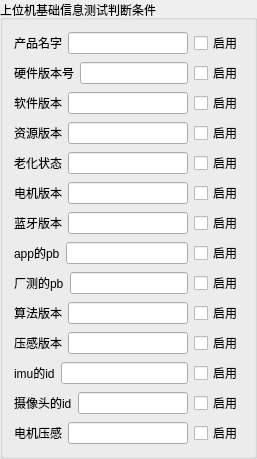
        <widget class="QGroupBox" name="mainWidget">
         <property name="title">
          <string>上位机基础信息测试判断条件</string>
         </property>
         <layout class="QVBoxLayout" name="verticalLayoutMain">
          <item>
           <layout class="QHBoxLayout" name="layoutProductName">
            <item>
             <widget class="QLabel" name="labelProductName">
              <property name="text">
               <string>产品名字</string>
              </property>
             </widget>
            </item>
            <item>
             <widget class="QLineEdit" name="lineEdit_ProductName"/>
            </item>
            <item>
             <widget class="QCheckBox" name="checkBox_ProductName">
              <property name="text">
               <string>启用</string>
              </property>
             </widget>
            </item>
           </layout>
          </item>
          <item>
           <layout class="QHBoxLayout" name="layoutHardwareVersion">
            <item>
             <widget class="QLabel" name="labelHardwareVersion">
              <property name="text">
               <string>硬件版本号</string>
              </property>
             </widget>
            </item>
            <item>
             <widget class="QLineEdit" name="lineEdit_HardwareVersion"/>
            </item>
            <item>
             <widget class="QCheckBox" name="checkBox_HardwareVersion">
              <property name="text">
               <string>启用</string>
              </property>
             </widget>
            </item>
           </layout>
          </item>
          <item>
           <layout class="QHBoxLayout" name="layoutSoftwareVersion">
            <item>
             <widget class="QLabel" name="labelSoftwareVersion">
              <property name="text">
               <string>软件版本</string>
              </property>
             </widget>
            </item>
            <item>
             <widget class="QLineEdit" name="lineEdit_SoftwareVersion"/>
            </item>
            <item>
             <widget class="QCheckBox" name="checkBox_SoftwareVersion">
              <property name="text">
               <string>启用</string>
              </property>
             </widget>
            </item>
           </layout>
          </item>
          <item>
           <layout class="QHBoxLayout" name="layoutResourceVersion">
            <item>
             <widget class="QLabel" name="labelResourceVersion">
              <property name="text">
               <string>资源版本</string>
              </property>
             </widget>
            </item>
            <item>
             <widget class="QLineEdit" name="lineEdit_ResourceVersion"/>
            </item>
            <item>
             <widget class="QCheckBox" name="checkBox_ResourceVersion">
              <property name="text">
               <string>启用</string>
              </property>
             </widget>
            </item>
           </layout>
          </item>
          <item>
           <layout class="QHBoxLayout" name="layoutAgingStatus">
            <item>
             <widget class="QLabel" name="labelAgingStatus">
              <property name="text">
               <string>老化状态</string>
              </property>
             </widget>
            </item>
            <item>
             <widget class="QLineEdit" name="lineEdit_AgingStatus"/>
            </item>
            <item>
             <widget class="QCheckBox" name="checkBox_AgingStatus">
              <property name="text">
               <string>启用</string>
              </property>
             </widget>
            </item>
           </layout>
          </item>
          <item>
           <layout class="QHBoxLayout" name="layoutMotorVersion">
            <item>
             <widget class="QLabel" name="labelMotorVersion">
              <property name="text">
               <string>电机版本</string>
              </property>
             </widget>
            </item>
            <item>
             <widget class="QLineEdit" name="lineEdit_MotorVersion"/>
            </item>
            <item>
             <widget class="QCheckBox" name="checkBox_MotorVersion">
              <property name="text">
               <string>启用</string>
              </property>
             </widget>
            </item>
           </layout>
          </item>
          <item>
           <layout class="QHBoxLayout" name="layoutBluetoothVersion">
            <item>
             <widget class="QLabel" name="labelBluetoothVersion">
              <property name="text">
               <string>蓝牙版本</string>
              </property>
             </widget>
            </item>
            <item>
             <widget class="QLineEdit" name="lineEdit_BluetoothVersion"/>
            </item>
            <item>
             <widget class="QCheckBox" name="checkBox_BluetoothVersion">
              <property name="text">
               <string>启用</string>
              </property>
             </widget>
            </item>
           </layout>
          </item>
          <item>
           <layout class="QHBoxLayout" name="layoutAppPB">
            <item>
             <widget class="QLabel" name="labelAppPB">
              <property name="text">
               <string>app的pb</string>
              </property>
             </widget>
            </item>
            <item>
             <widget class="QLineEdit" name="lineEdit_AppPB"/>
            </item>
            <item>
             <widget class="QCheckBox" name="checkBox_AppPB">
              <property name="text">
               <string>启用</string>
              </property>
             </widget>
            </item>
           </layout>
          </item>
          <item>
           <layout class="QHBoxLayout" name="layoutFactoryPB">
            <item>
             <widget class="QLabel" name="labelFactoryPB">
              <property name="text">
               <string>厂测的pb</string>
              </property>
             </widget>
            </item>
            <item>
             <widget class="QLineEdit" name="lineEdit_FactoryPB"/>
            </item>
            <item>
             <widget class="QCheckBox" name="checkBox_FactoryPB">
              <property name="text">
               <string>启用</string>
              </property>
             </widget>
            </item>
           </layout>
          </item>
          <item>
           <layout class="QHBoxLayout" name="layoutAlgorithmVersion">
            <item>
             <widget class="QLabel" name="labelAlgorithmVersion">
              <property name="text">
               <string>算法版本</string>
              </property>
             </widget>
            </item>
            <item>
             <widget class="QLineEdit" name="lineEdit_AlgorithmVersion"/>
            </item>
            <item>
             <widget class="QCheckBox" name="checkBox_AlgorithmVersion">
              <property name="text">
               <string>启用</string>
              </property>
             </widget>
            </item>
           </layout>
          </item>
          <item>
           <layout class="QHBoxLayout" name="layoutPressureVersion">
            <item>
             <widget class="QLabel" name="labelPressureVersion">
              <property name="text">
               <string>压感版本</string>
              </property>
             </widget>
            </item>
            <item>
             <widget class="QLineEdit" name="lineEdit_PressureVersion"/>
            </item>
            <item>
             <widget class="QCheckBox" name="checkBox_PressureVersion">
              <property name="text">
               <string>启用</string>
              </property>
             </widget>
            </item>
           </layout>
          </item>
          <item>
           <layout class="QHBoxLayout" name="layoutImuID">
            <item>
             <widget class="QLabel" name="labelImuID">
              <property name="text">
               <string>imu的id</string>
              </property>
             </widget>
            </item>
            <item>
             <widget class="QLineEdit" name="lineEdit_ImuID"/>
            </item>
            <item>
             <widget class="QCheckBox" name="checkBox_ImuID">
              <property name="text">
               <string>启用</string>
              </property>
             </widget>
            </item>
           </layout>
          </item>
          <item>
           <layout class="QHBoxLayout" name="layoutCameraID">
            <item>
             <widget class="QLabel" name="labelCameraID">
              <property name="text">
               <string>摄像头的id</string>
              </property>
             </widget>
            </item>
            <item>
             <widget class="QLineEdit" name="lineEdit_CameraID"/>
            </item>
            <item>
             <widget class="QCheckBox" name="checkBox_CameraID">
              <property name="text">
               <string>启用</string>
              </property>
             </widget>
            </item>
           </layout>
          </item>
          <item>
           <layout class="QHBoxLayout" name="layoutFSensorVersion">
            <item>
             <widget class="QLabel" name="labelFSensorVersion">
              <property name="text">
               <string>电机压感</string>
              </property>
             </widget>
            </item>
            <item>
             <widget class="QLineEdit" name="lineEdit_FSensorVersion"/>
            </item>
            <item>
             <widget class="QCheckBox" name="checkBox_FSensorVersion">
              <property name="text">
               <string>启用</string>
              </property>
             </widget>
            </item>
           </layout>
          </item>
         </layout>
        </widget>
